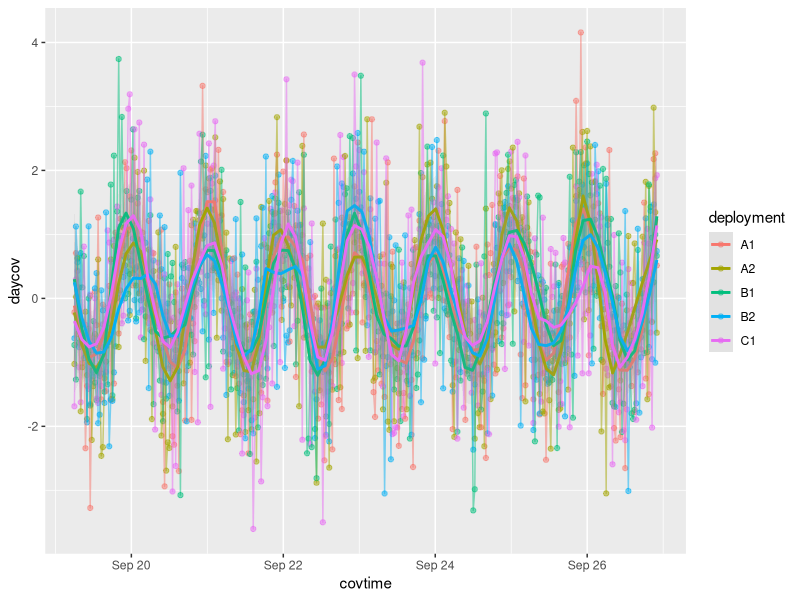
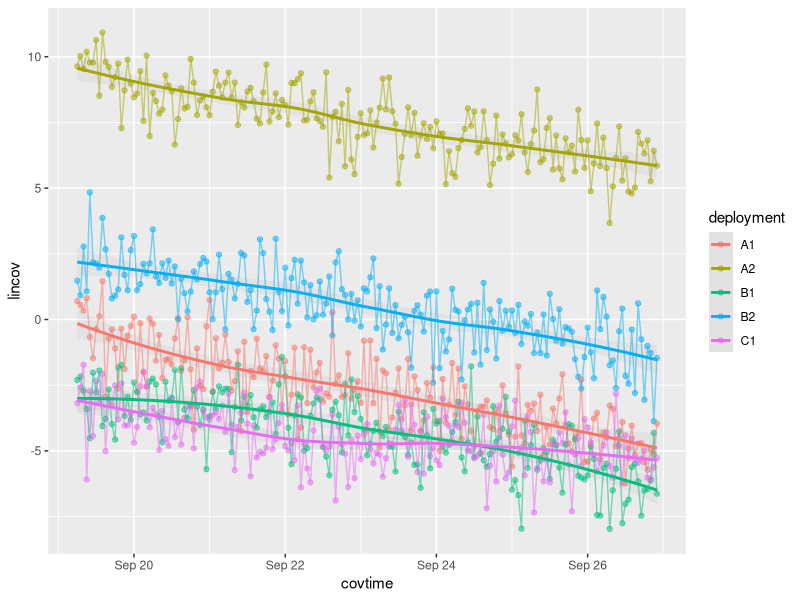
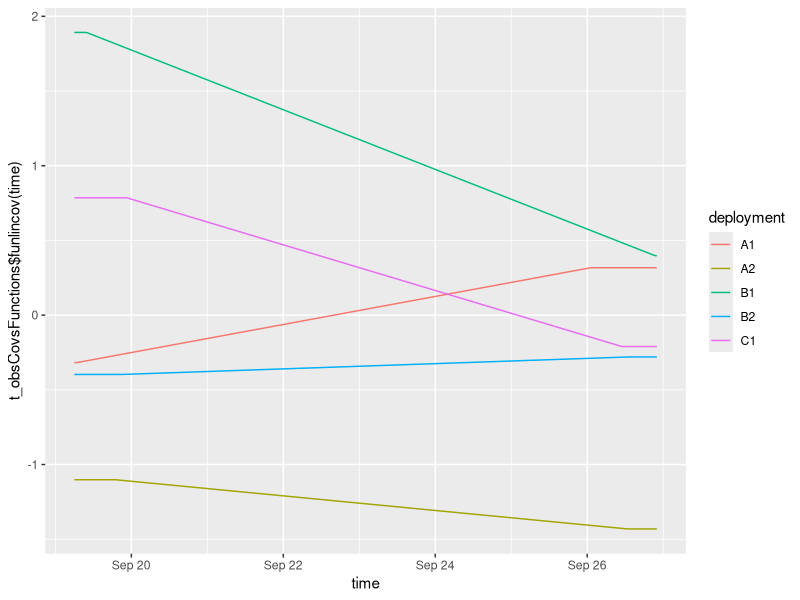

Write R code to recreate these figures, in order.
# Continuous-time unmarkedFrame (time-to-each-detection)

# TEST VALUES ------------------------------------------------------------------
set.seed(123)
t_deploymentData <- data.frame(
  deployment = c("A1", "A2", "B1", "B2", "C1"),
  site = c("A", "A", "B", "B", "C"),
  begintime = as.POSIXct("2025-09-19 00:00:00") + runif(n = 5, 0, 24 * 60 * 60),
  endtime = as.POSIXct("2025-09-26 00:00:00") + runif(n = 5, 0, 24 * 60 * 60),
  lat = c(43.442, 43.442, 43.453, 43.453, 43.426),
  lon = c(2.076, 2.076, 2.092, 2.092, 2.034),
  camtrap_model = c("Brand1", "Brand2", "Brand1", "Brand2", "Brand1"),
  camtrap_height = c(2.33, 1.44, 1.00, 1.00, 1.28),
  stringsAsFactors = FALSE
)
t_siteCovs <- data.frame(
  site = c("A", "B", "C"),
  habitat = c("Forest", "Grassland", "City"),
  elev = c(0.8497861, 1.5632035, 0.4787604),
  stringsAsFactors = FALSE
)

n <- rpois(n = 1, lambda = 10)
t_y <- data.frame(
  deployment = sample(
    x = t_deploymentData$deployment,
    size = n,
    replace = TRUE,
    prob = c(0, 0, seq(1, length.out = length(t_deploymentData$deployment) - 2))
  ),
  obstime = as.POSIXct(runif(
    n = n,
    max(t_deploymentData$begintime),
    min(t_deploymentData$endtime)
  ))
)

t_obsCovsContinuous <- expand.grid(
  "deployment" = t_deploymentData$deployment,
  "covtime" = seq(
    lubridate::floor_date(min(t_deploymentData$begintime), unit = "hour"),
    lubridate::ceiling_date(max(t_deploymentData$endtime), unit = "hour"),
    by = 60 * 30
  )
)
t_obsCovsContinuous$daycov <- c(lubridate::cyclic_encoding(
  t_obsCovsContinuous$covtime,
  periods = "day", encoder = "cos"
)) + rnorm(n = length(t_obsCovsContinuous$covtime))
t_obsCovsContinuous$lincov <- NA
for (s in unique(t_deploymentData$site)) {
  tmpslope <- rnorm(1)
  for (d in unique(t_deploymentData$deployment[t_deploymentData$site == s])) {
    tmpint <- rnorm(1, sd = 5)
    tmpwhich <- which(t_obsCovsContinuous$deployment == d &
      lubridate::minute(t_obsCovsContinuous$covtime) == 0)
    t_obsCovsContinuous[tmpwhich, "lincov"] <- tmpint + c(scale(seq_along(tmpwhich))) * tmpslope +
      rnorm(n = length(tmpwhich))
  }
}

t_obsCovsFunctions <- setNames(
  vector(mode = "list", length = nrow(t_deploymentData)),
  t_deploymentData$deployment
)
for (dp in t_deploymentData$deployment) {
  t_obsCovsFunctions[[dp]]$funlincov <- approxfun(
    x = as.integer(c(
      t_deploymentData$begintime[t_deploymentData$deployment == dp],
      t_deploymentData$endtime[t_deploymentData$deployment == dp]
    )),
    y = rnorm(n = 2),
    method = "linear",
    rule = 2
  )
}



library(ggplot2)
ggplot(t_obsCovsContinuous, aes(x = covtime, y = daycov, colour = deployment)) +
  geom_point(alpha = .5) +
  geom_line(alpha = .5) +
  geom_smooth(method = "loess", formula = "y~x", span = 0.1, alpha = .1)
ggplot(t_obsCovsContinuous[!is.na(t_obsCovsContinuous$lincov), ], aes(x = covtime, y = lincov, colour = deployment)) +
  geom_point(alpha = .5) +
  geom_line(alpha = .5) +
  geom_smooth(method = "loess", formula = "y~x", alpha = .1)
ggplot() +
  lapply(names(t_obsCovsFunctions), function(deployment) {
    geom_line(aes(
      x = seq(
        lubridate::floor_date(min(t_deploymentData$begintime), unit = "hour"),
        lubridate::ceiling_date(max(t_deploymentData$endtime), unit = "hour"),
        by = 60 * 30
      ),
      y = t_obsCovsFunctions[[deployment]]$funlincov(
        as.integer(seq(
          lubridate::floor_date(min(t_deploymentData$begintime), unit = "hour"),
          lubridate::ceiling_date(max(t_deploymentData$endtime), unit = "hour"),
          by = 60 * 30
        ))
      ),
      colour = deployment
    ))
  }) +
  labs(x = "time", y = "t_obsCovsFunctions$funlincov(time)")


# TEST CLASSE ------------------------------------------------------------------
validunmarkedFrameContinuous <- function(object) {
  errors <- character(0)

  if (length(errors) == 0) {
    TRUE
  } else {
    errors
  }
}


setClass("unmarkedFrameGeneric",
  slots = c(y = "ANY", obsCovs = "ANY", siteCovs = "ANY")
)

setClass(
  "unmarkedFrameContinuous",
  contains = "unmarkedFrameGeneric",
  validity = validunmarkedFrameContinuous
)


# TEST CREATION FUN ------------------------------------------------------------

# Order data
t_deploymentData <- t_deploymentData[
  order(t_deploymentData$site, t_deploymentData$begintime, t_deploymentData$endtime),
]
t_y <- t_y[order(t_y$deployment, t_y$obstime), ]

# List keys
sites <- unique(t_deploymentData$site)
deploys <- t_deploymentData$deployment

# Count number of observations per site and deployment (y)
## FIXME add check if `deploy_num` column already exist
t_deploymentData$deploy_num <- as.integer(ave(
  t_deploymentData$site, t_deploymentData$site,
  FUN = seq_along
))
# deploy_nums <- unique(sort(t_deploymentData$deploy_num))
# y <- matrix(0,
#   nrow = length(sites), ncol = length(deploy_nums),
#   dimnames = list(sites, deploy_nums)
# )
# for (s in sites) {
#   tmp <- setdiff(deploy_nums, t_deploymentData$deploy_num[t_deploymentData$site == s])
#   if (length(tmp) > 0) {
#     y[s, tmp] <- NA
#   }
# }
# for (i in seq_len(nrow(t_y))) {
#   s <- t_deploymentData$site[t_deploymentData$deployment == t_y$deployment[i]]
#   d <- t_deploymentData$deploy_num[t_deploymentData$deployment == t_y$deployment[i]]
#   y[s, d] <- y[s, d] + 1
# }




new(
  Class = "unmarkedFrameContinuous",
  y = t_y,
  siteCovs = t_siteCovs,
  obsCovs = list(
    t_obsCovsContinuous,
    t_obsCovsFunctions
  )
)
